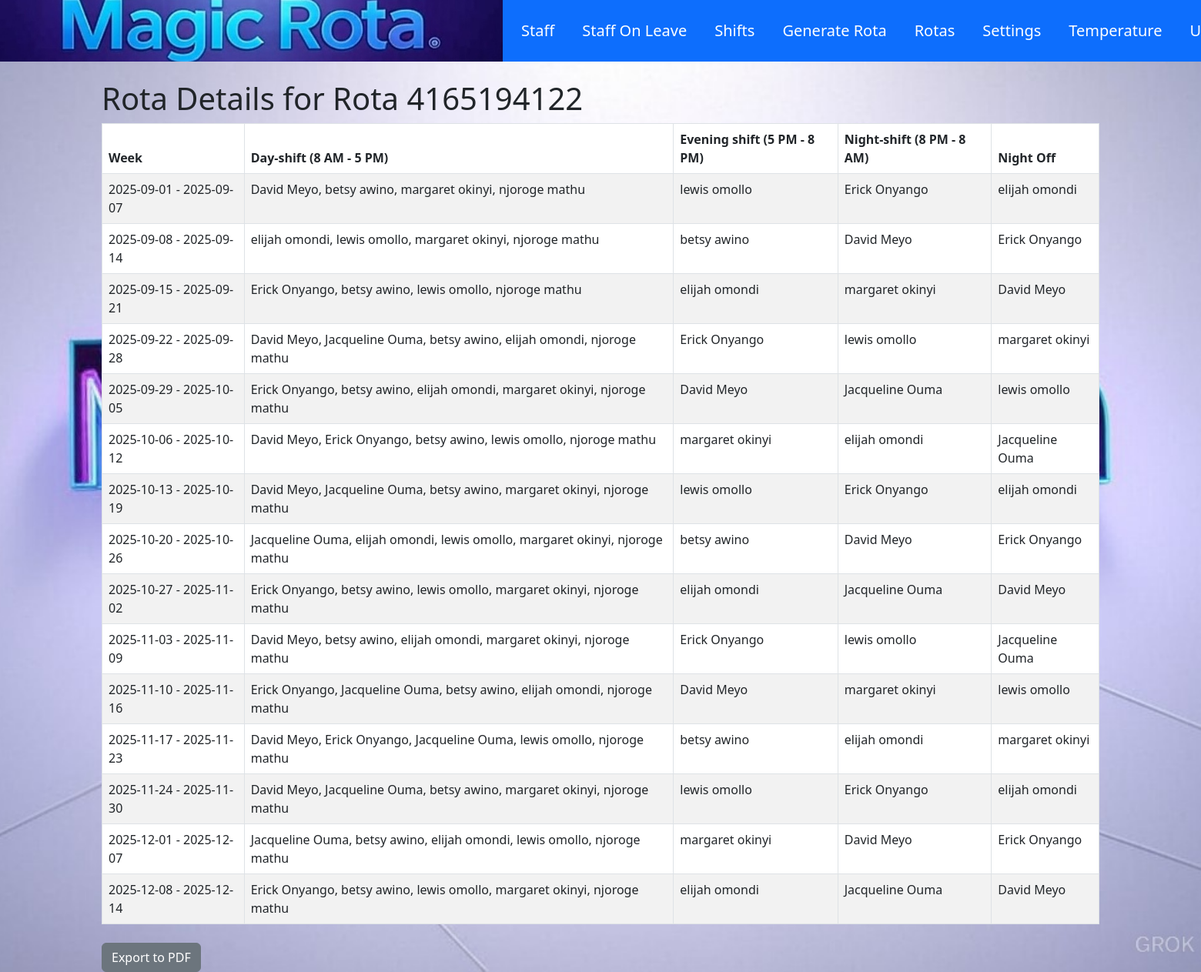
Page /rota/4165194122 on the committed database.
### models/models.py (models this page shows)
class Rota(db.Model):
    __tablename__ = 'rotas'
    id = db.Column(db.Integer, primary_key=True, autoincrement=True)
    rota_id = db.Column(db.Integer, nullable=False)
    week_range = db.Column(db.String(50), nullable=False, unique=True)
    shift_8_5 = db.Column(db.String(255), nullable=False)
    shift_5_8 = db.Column(db.String(255), nullable=False)
    shift_8_8 = db.Column(db.String(255), nullable=False)
    night_off = db.Column(db.String(255), nullable=True)
    date = db.Column(db.Date, default=date.today, nullable=False)

### blueprints/rota.py (the view)
@rota_bp.route('/rota/<int:rota_id>', methods=['GET'])
def rota_detail(rota_id):
    rotas = Rota.query.filter_by(rota_id=rota_id).order_by(Rota.date).all()
    if not rotas:
        abort(404)
    return render_template('rota_detail.html', rotas=rotas, rota_id=rota_id)

### app.py (called while the page is built)
@app.before_request
def update_session_timeout():
    if current_user.is_authenticated:
        session.permanent = True  # Extend the session lifetime for each request

### templates/rota_detail.html (shortened to what this page needs)
{% extends "base.html" %}
{% block content %}
    <h1>Rota Details for Rota {{ rota_id }}</h1>
    {% if rotas %}
        <table class="table table-striped table-bordered">
            <thead>
                <tr>
                    <th>Week</th>
                    <th>Day-shift (8 AM - 5 PM)</th>
                    <th>Evening shift (5 PM - 8 PM)</th>
                    <th>Night-shift (8 PM - 8 AM)</th>
                    <th>Night Off</th>
                </tr>
            </thead>
            <tbody>
                {% for rota in rotas %}
                    <tr>
                        <td>{{ rota.week_range }}</td>
                        <td>
                            {% for member in rota.shift_8_5.split(',') %}
                                {{ member.strip() }}{% if not loop.last %}, {% endif %}
                            {% endfor %}
                        </td>
                        <td>{{ rota.shift_5_8 }}</td>
                        <td>{{ rota.shift_8_8 }}</td>
                        <td>{{ rota.night_off }}</td>
                    </tr>
                {% endfor %}
            </tbody>
        </table>
        <a href="{{ url_for('pdf.export_pdf', rota_id=rota_id) }}" class="btn btn-secondary mt-2">Export to PDF</a>  </a>
    {% else %}
        <div class="alert alert-danger" role="alert">
            No rota available yet.
        </div>
    {% endif %}
{% endblock %}

### static/styles.css (style rules this page uses)
body { background-image: url('/static/images/magic.jpeg'); background-size: cover; background-repeat: no-repeat; background-attachment: fixed; background-position: center; }

### rows in the picture
Rota: week_range "2025-09-01 - 2025-09-07", strip "David Meyo" "betsy awino" "margaret okinyi" "njoroge mathu", shift_5_8 "lewis omollo", shift_8_8 "Erick Onyango", night_off "elijah omondi"
Rota: week_range "2025-09-08 - 2025-09-14", strip "elijah omondi" "lewis omollo" "margaret okinyi" "njoroge mathu", shift_5_8 "betsy awino", shift_8_8 "David Meyo", night_off "Erick Onyango"
Rota: week_range "2025-09-15 - 2025-09-21", strip "Erick Onyango" "betsy awino" "lewis omollo" "njoroge mathu", shift_5_8 "elijah omondi", shift_8_8 "margaret okinyi", night_off "David Meyo"
Rota: week_range "2025-09-22 - 2025-09-28", strip "David Meyo" "Jacqueline Ouma" "betsy awino" "elijah omondi" "njoroge mathu", shift_5_8 "Erick Onyango", shift_8_8 "lewis omollo", night_off "margaret okinyi"
Rota: week_range "2025-09-29 - 2025-10-05", strip "Erick Onyango" "betsy awino" "elijah omondi" "margaret okinyi" "njoroge mathu", shift_5_8 "David Meyo", shift_8_8 "Jacqueline Ouma", night_off "lewis omollo"
Rota: week_range "2025-10-06 - 2025-10-12", strip "David Meyo" "Erick Onyango" "betsy awino" "lewis omollo" "njoroge mathu", shift_5_8 "margaret okinyi", shift_8_8 "elijah omondi", night_off "Jacqueline Ouma"
Rota: week_range "2025-10-13 - 2025-10-19", strip "David Meyo" "Jacqueline Ouma" "betsy awino" "margaret okinyi" "njoroge mathu", shift_5_8 "lewis omollo", shift_8_8 "Erick Onyango", night_off "elijah omondi"
Rota: week_range "2025-10-20 - 2025-10-26", strip "Jacqueline Ouma" "elijah omondi" "lewis omollo" "margaret okinyi" "njoroge mathu", shift_5_8 "betsy awino", shift_8_8 "David Meyo", night_off "Erick Onyango"
Rota: week_range "2025-10-27 - 2025-11-02", strip "Erick Onyango" "betsy awino" "lewis omollo" "margaret okinyi" "njoroge mathu", shift_5_8 "elijah omondi", shift_8_8 "Jacqueline Ouma", night_off "David Meyo"
Rota: week_range "2025-11-03 - 2025-11-09", strip "David Meyo" "betsy awino" "elijah omondi" "margaret okinyi" "njoroge mathu", shift_5_8 "Erick Onyango", shift_8_8 "lewis omollo", night_off "Jacqueline Ouma"
Rota: week_range "2025-11-10 - 2025-11-16", strip "Erick Onyango" "Jacqueline Ouma" "betsy awino" "elijah omondi" "njoroge mathu", shift_5_8 "David Meyo", shift_8_8 "margaret okinyi", night_off "lewis omollo"
Rota: week_range "2025-11-17 - 2025-11-23", strip "David Meyo" "Erick Onyango" "Jacqueline Ouma" "lewis omollo" "njoroge mathu", shift_5_8 "betsy awino", shift_8_8 "elijah omondi", night_off "margaret okinyi"
Rota: week_range "2025-11-24 - 2025-11-30", strip "David Meyo" "Jacqueline Ouma" "betsy awino" "margaret okinyi" "njoroge mathu", shift_5_8 "lewis omollo", shift_8_8 "Erick Onyango", night_off "elijah omondi"
Rota: week_range "2025-12-01 - 2025-12-07", strip "Jacqueline Ouma" "betsy awino" "elijah omondi" "lewis omollo" "njoroge mathu", shift_5_8 "margaret okinyi", shift_8_8 "David Meyo", night_off "Erick Onyango"
Rota: week_range "2025-12-08 - 2025-12-14", strip "Erick Onyango" "betsy awino" "lewis omollo" "margaret okinyi" "njoroge mathu", shift_5_8 "elijah omondi", shift_8_8 "Jacqueline Ouma", night_off "David Meyo"

### other values in the picture
{{ rota_id }} "4165194122"
